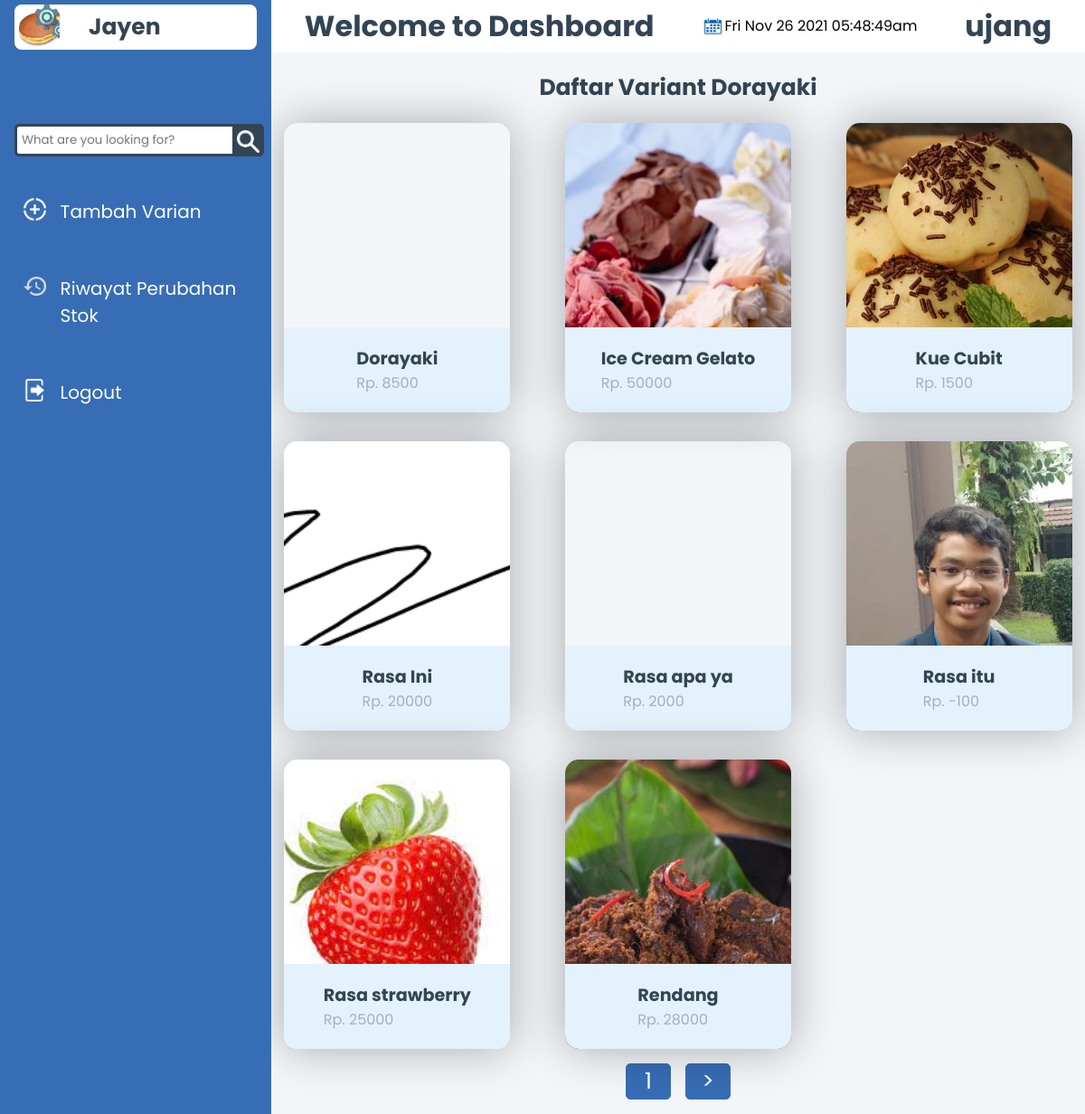
The page /public/ (signed in) on the database as committed earlier.
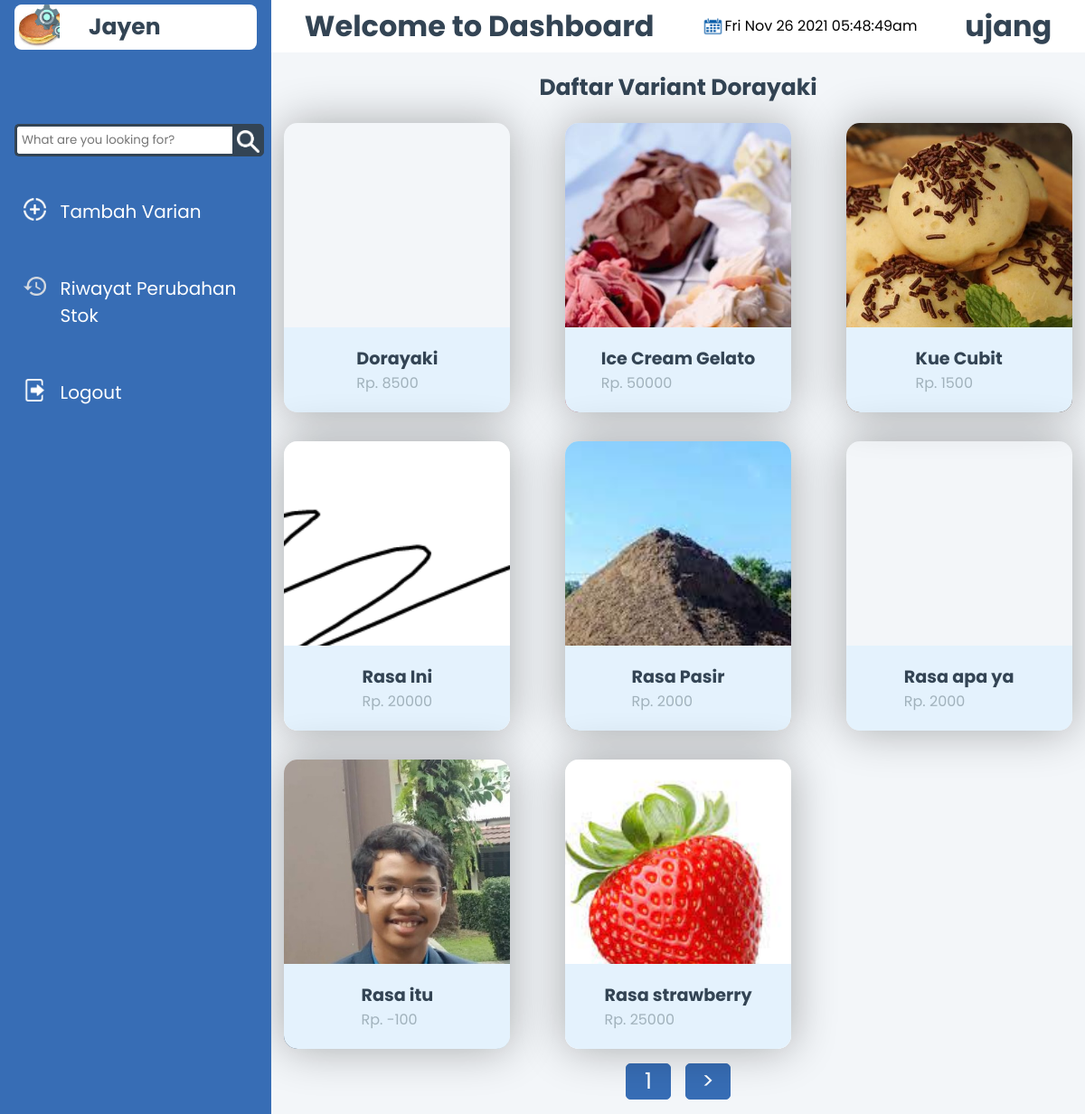
The same page on the database as committed later.
### tables this page shows
CREATE TABLE "varian_dorayaki" (
	"nama"	varchar(255),
	"desc"	TEXT,
	"harga"	TEXT NOT NULL,
	"stok"	INTEGER NOT NULL,
	"gambar"	TEXT,
	PRIMARY KEY("nama")
);

### app/core/Controller.php (called while the page is built, shortened)
<?php
class Controller{
    public function view($view, $data=[]){
        require_once('../app/views/'.$view.'.php');
    }
    public function model($model){
        return new $model;
    }
}

### app/controllers/Dashboard.php (called while the page is built, shortened)
<?php
class Dashboard extends Controller
{
    public function index($page = 1)
    {
        $data["username"] = $_SESSION['username'];
        $data['is_admin'] = $_SESSION['is_admin'];
        $variant = $this->model("VarDorayaki_model")->getAllVariant();
        $MAXIMUM_PAGE = 8;
        $size = sizeof($variant);
        $data['max_page_number'] = ceil($size / $MAXIMUM_PAGE);
        if ($size != 0) {
            $variant = array_chunk($variant, $MAXIMUM_PAGE, false);
            $data['variant'] = $variant[$page - 1];
            $data['page_number'] = $page;
        }
        $this->view('dashboard/index', $data);
    }
}

### app/core/App.php (called while the page is built, shortened)
<?php
class App
{
    protected $method = 'index';
    protected $params = [];
    public function __construct()
    {
        $this->controller = new $this->controller;
        call_user_func_array([$this->controller, $this->method], $this->params);
    }
}

### public/index.php (called while the page is built, shortened)
<?php
$app = new App;

### app/core/Database.php (called while the page is built, shortened)
<?php
class Database{
    private $PATH_TO_SQLITE_FILE = PATH_TO_SQLITE_FILE;
    private $dbh;
    private $stmt;
    public function __construct()
    {
        $option = [
            PDO::ATTR_PERSISTENT => true,
            PDO::ATTR_ERRMODE => PDO::ERRMODE_EXCEPTION
        ];
        try{
            $this->dbh = new PDO("sqlite:" . $this->PATH_TO_SQLITE_FILE, null,null,$option);
        }catch(PDOException $e){
            die($e->getMessage());
        }
    }
    public function query($query){
        $this->stmt = $this->dbh->prepare($query);
    }
    public function execute(){
        $this->stmt->execute();
    }
    public function resultSet(){
        $this->execute();
        return $this->stmt->fetchAll(PDO::FETCH_ASSOC);
    }
}

### app/models/VarDorayaki_model.php (called while the page is built, shortened)
<?php
class VarDorayaki_model
{
    private $db;
    public function __construct()
    {
        $this->db = new Database;
    }
    public function getAllVariant()
    {
        $this->db->query("SELECT nama, stok, gambar, harga, ABS(COALESCE(SUM(perubahan),0)) as penjualan
            FROM varian_dorayaki
            LEFT JOIN histori
            ON varian_dorayaki.nama = histori.nama_var
            and histori.username in (SELECT username FROM user WHERE is_admin = 0)
            GROUP BY nama
            ORDER BY penjualan DESC");
        return $this->db->resultSet();
    }
}

### app/views/dashboard/index.php (the view, shortened to what this page needs)
<!DOCTYPE html>
<html lang="en">
<head>
    <link rel="stylesheet" href="css/dashboard.css">
</head>
<body>
    <div class="sidenav show-menu">
        <div class="container-x-icon">
            <div class="name-app">
                <img class="img-name-app" src="<?=BASEURL;?>img/favicon.png" alt="">
                <h1 class="title-name-app">Jayen</h1>
            </div>
        </div>
        <header>
            <form method="GET" action="<?= BASEURL; ?>dashboard/search">
   <div class="search">
      <input type="text" class="searchTerm" name="q" id="q" placeholder="What are you looking for?">
      <button type="submit" class="searchButton">
          <img class="icon search-icon" src="<?=BASEURL;?>img/searchwhite-icon.png" alt="">
     </button>
   </div>
            </form>
                <?php
                if ($data['is_admin'] == 1) {
                    echo "
                    <a class='hover-sidebar' href='" . BASEURL . "tambahvarian' class='a-header'><img class='icon search-icon' src='" . BASEURL . 'img/add-icon.png' . "'>Tambah Varian</a>
                    <a class='hover-sidebar' href='" . BASEURL . "riwayat' class='a-header'><img class='icon search-icon' src='" . BASEURL . 'img/historywhite-icon.png' . "'>Riwayat Perubahan Stok</a>
                     ";
                } else {
                    echo "
                    <a class='hover-sidebar' href='" . BASEURL . "riwayat' class='a-header'><img class='icon search-icon' src='" . BASEURL . 'img/historywhite-icon.png' . "'>Riwayat Pembelian</a>
                    ";
                }
                ?>
                <a class="hover-sidebar" href='<?= BASEURL; ?>logout' class='a-header'><img class='icon search-icon' src='<?=BASEURL;?>img/logoutwhite-icon.png'>Logout</a>
        </header>
    </div>
    <div class="main">
        <div class="container-title-name">
            <h1 id="title">Welcome to Dashboard</h1>
            <div class="date-container">
                <img class="icon" src="<?=BASEURL;?>img/calendar-icon.png" alt="" class="date-icon">
                <div id="date"></div>
            </div>
            <h1 id="name"><?= $data["username"]; ?></h1>
        </div>
        <div class="content">
        <h3 id="daftar-varian">Daftar Variant Dorayaki</h3>
        <div class="container-card">
            <?php
            foreach ($data['variant'] as $variant) {
                echo "<a href='" . BASEURL . "detail/" . urlencode($variant['nama']) . "'> <div class='container' style='background:url(" . $variant['gambar'] . ");background-repeat: no-repeat;background-position: center;background-size: cover;'> <div class='container__profile'> <div class='container__profile__text'> <h2>" . $variant['nama'] .  "</h2><p class='harga'>Rp. " . $variant['harga'] . "</p></div></div></div></a>";
            }
            ?>
        </div>
        <div class="container-page-number">
        <a href=""><?= $data['page_number'] ?></a>
        <?php
        if ($data['page_number'] != $data['max_page_number']) {
            echo " <a href=" . BASEURL . ($data['page_number'] + 1) . ">" . ">" . "</a> ";
        }
        ?>
        </div>
        </div>
    </div>
</body>
</html>

### public/css/dashboard.css (style rules this page uses)
* { margin: 0; padding: 0; box-sizing: border-box; font-family: "Poppins", sans-serif; }
.search { width: 100%; position: relative; display: flex; }
.searchTerm { width: 100%; border: 3px solid #334454; border-right: none; padding: 5px; border-radius: 5px 0 0 5px; outline: none; color: #9DBFAF; }
.searchButton { width: 40px; height: 36px; border: 1px solid #334454; background: #334454; text-align: center; color: #fff; border-radius: 0 5px 5px 0; cursor: pointer; font-size: 20px; opacity: 1; }
.search-icon { vertical-align: middle; }
.container-title-name { display: flex; justify-content: space-between; background-color: #ffffff; padding: 0.3rem; }
.name-app { text-align: center; color: #000000; display: flex; justify-content: flex-start; align-items: center; column-gap: 2rem; margin: 0 1rem 1rem 1rem; border-radius: 8px; background-color: white; flex-direction: row; width: 100%; }
.img-name-app { border-radius: 20%; width: 50px; }
.title-name-app { font-size: 25px; color: #334454; }
.date-container { align-items: center; display: flex; }
.icon { height: 25px; width: 25px; object-fit: contain; }
body { background-color: #F3F6F9; }
#title, #name { color: #334454; }
#name { margin-right: 2rem; align-self: center; }
#title { margin-left: 2rem; }
#date { align-self: center; }
img { z-index: 10; }
header { display: flex; flex-direction: column; align-content: flex-start; margin-top: 20%; row-gap: 1.5rem; }
form { display: flex; padding: 6px 8px 6px 16px; }
#daftar-varian { text-align: center; color: #334454; margin: 20px 0 20px 0; font-size: 25px; }
.container-card { display: grid; grid-template-columns: repeat(auto-fit, 250px); gap: 2rem; justify-content: space-around; }
.container { background-repeat: no-repeat; background-position: center; background-size: cover; width: 250px; height: 320px; position: relative; box-shadow: 0 0 50px rgba(0, 0, 0, 0.315); border-radius: 15px; transition: .5s; }
.container__profile { background-color: #e4f2fd; display: flex; align-items: center; padding: 20px; position: absolute; transition: .5s; right: 0; left: 0; bottom: 0; justify-content: center; border-bottom-right-radius: 15px; border-bottom-left-radius: 15px; }
h2 { color: #334454; font-size: 1.2rem; }
.harga { color: #a1b2bc; font-size: 1rem; }
.container-page-number { display: flex; justify-content: center; column-gap: 1rem; font-size: 25px; }
.container-page-number a { text-decoration: none; width: 50px; border: 1px solid #376db5; border-radius: 5px; margin: 1rem 0; text-align: center; background: #376db5; color: white; transition: .5s; }
.sidenav { height: 100%; width: 300px; position: fixed; z-index: 1; top: 0; left: 0; background-color:#376db5; overflow-x: hidden; padding-top: 5px; }
.sidenav a { margin: 6px 8px 6px 16px; padding: 0.6rem; border-radius: 6px; text-decoration: none; font-size: 20px; color: #ffffff; column-gap: 1rem; display: flex; transition: .4s; }
.main { margin-left: 300px; }
.container-x-icon { display: flex; flex-direction: row; justify-content: space-between; }
.show-menu { left: 0; }

Rows that differ between the two databases and show on the page:
no longer on this page (row unchanged): varian_dorayaki: gambar (picture), nama "Rendang", harga "28000"
added varian_dorayaki: gambar (picture), nama "Rasa Pasir", harga "2000"
